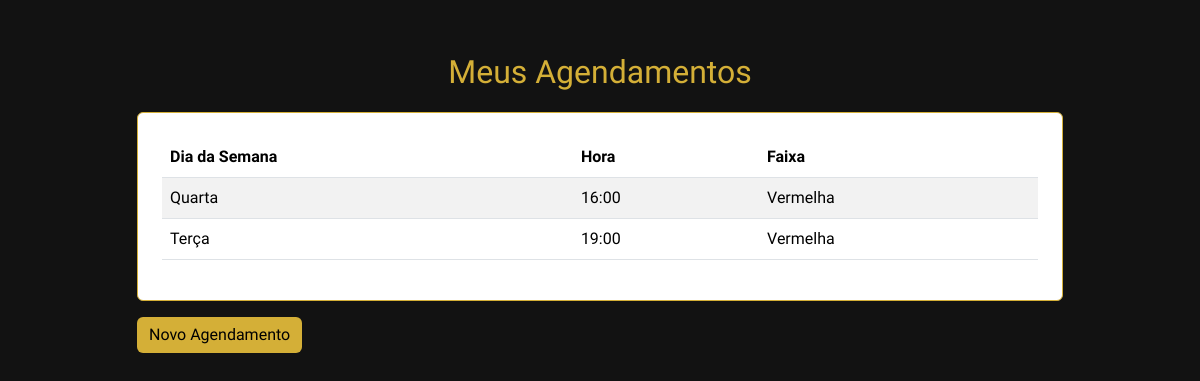
The app's page /meus_agendamentos/1, older data.
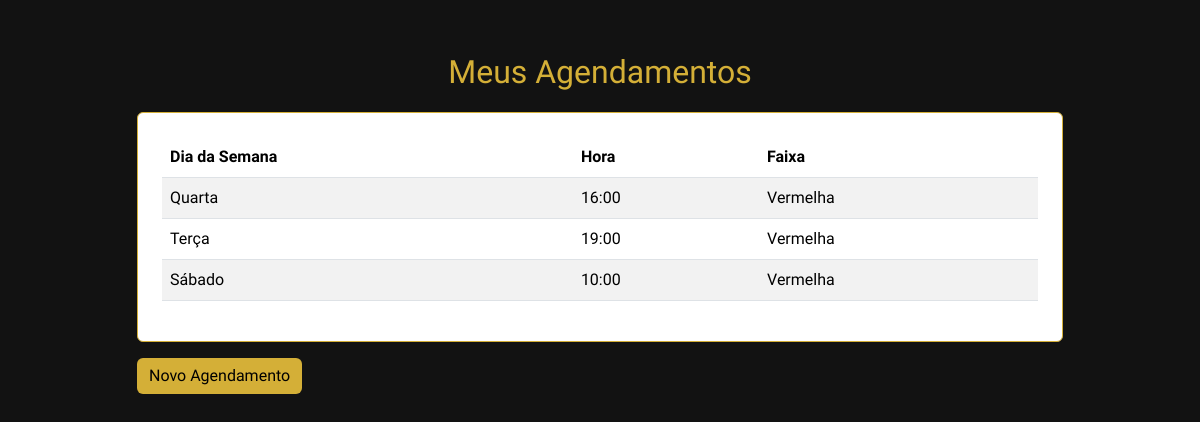
The same page, newer data.
### app.py (models this page shows, shortened)
class Agendamento(db.Model):
    id = db.Column(db.Integer, primary_key=True)
    aluno_id = db.Column(db.Integer, db.ForeignKey('aluno.id'), nullable=False)
    horario_id = db.Column(db.Integer, db.ForeignKey('horario.id'), nullable=False)
    aluno = db.relationship('Aluno', backref='agendamentos')
    horario = db.relationship('Horario', backref='agendamentos')

class Horario(db.Model):
    id = db.Column(db.Integer, primary_key=True)
    dia_semana = db.Column(db.String(20), nullable=False)
    hora = db.Column(db.String(5), nullable=False)
    faixa = db.Column(db.String(20), nullable=False)

### app.py (the view)
@app.route('/meus_agendamentos/<int:aluno_id>')
def meus_agendamentos(aluno_id):
    aluno = Aluno.query.get_or_404(aluno_id)
    agendamentos = Agendamento.query.filter_by(aluno_id=aluno.id).all()
    return render_template('meus_agendamentos.html', aluno=aluno, agendamentos=agendamentos)

### templates/meus_agendamentos.html (shortened to what this page needs)
{% extends "base.html" %}
{% block content %}
<div class="row justify-content-center">
    <div class="col-md-10">
        <div class="logo-title">Meus Agendamentos</div>
        {% if agendamentos %}
        <div class="card p-4">
            <table class="table table-striped">
                <thead>
                    <tr>
                        <th>Dia da Semana</th>
                        <th>Hora</th>
                        <th>Faixa</th>
                    </tr>
                </thead>
                <tbody>
                    {% for ag in agendamentos %}
                    <tr>
                        <td>{{ ag.horario.dia_semana }}</td>
                        <td>{{ ag.horario.hora }}</td>
                        <td>{{ ag.horario.faixa }}</td>
                    </tr>
                    {% endfor %}
                </tbody>
            </table>
        </div>
        {% else %}
            <p>Você ainda não possui agendamentos.</p>
        {% endif %}
        <div class="mt-3">
            <a href="{{ url_for('acessar_aluno') }}" class="btn btn-primary">Novo Agendamento</a>
        </div>
    </div>
</div>
{% endblock %}

Row changes from the older to the newer data that the page shows:
added Agendamento: horario.dia_semana "Sábado", horario.hora "10:00", horario.faixa "Vermelha"
